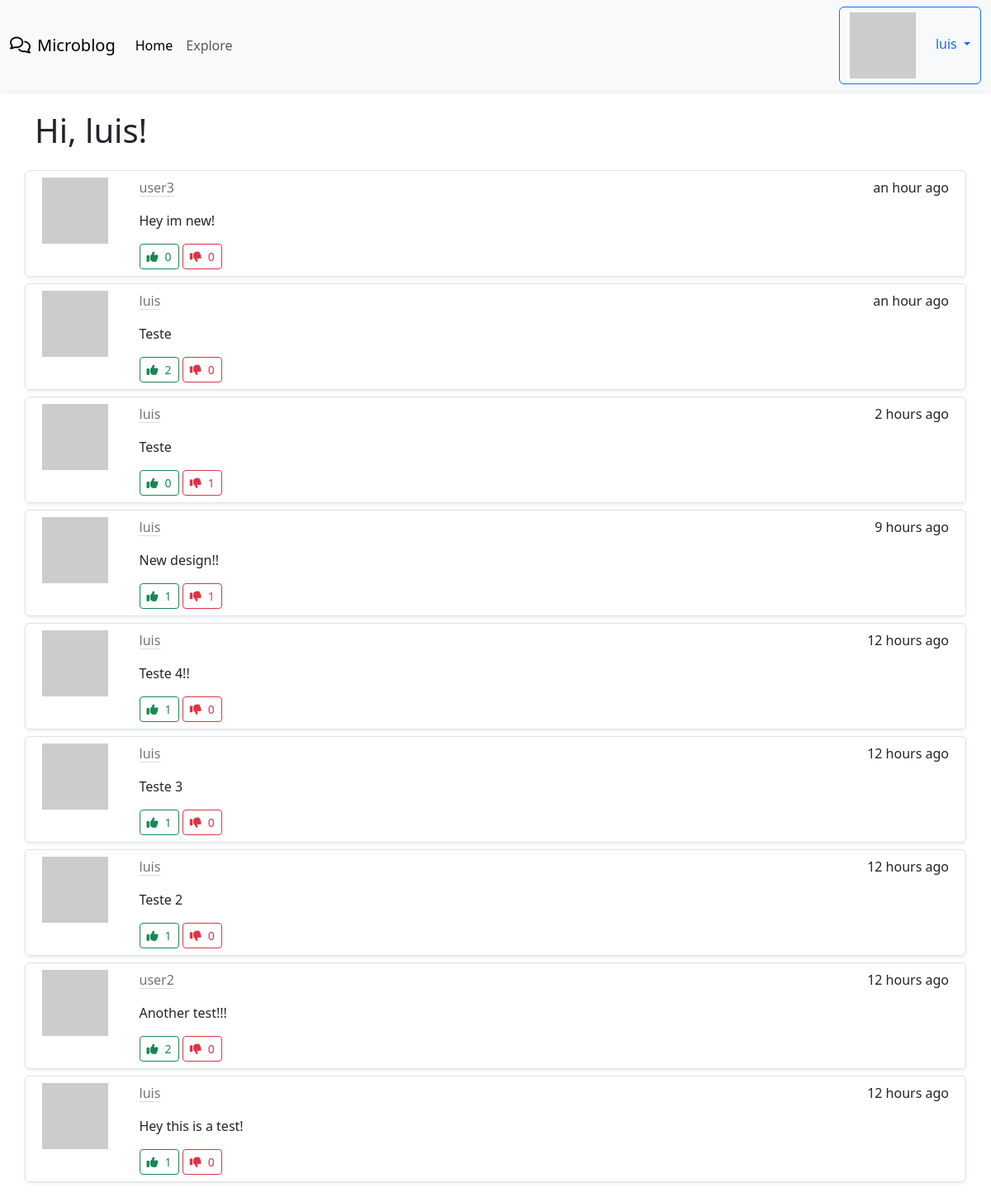
Page /explore (signed in) on the committed database.
### app/models.py (models this page shows, shortened)
class User(UserMixin, db.Model):
    id = db.Column(db.Integer, primary_key = True)
    username = db.Column(db.String(64), index = True, unique = True)
    email = db.Column(db.String(120), index = True, unique = True)
    password_hash = db.Column(db.String(128))
    posts = db.relationship('Post', backref='author', lazy='dynamic')
    about_me = db.Column(db.String(140))
    last_seen = db.Column(db.DateTime, default=datetime.utcnow)
    followed = db.relationship(
        'User', secondary=followers,
        primaryjoin=(followers.c.follower_id == id),
        secondaryjoin=(followers.c.followed_id == id),
        backref=db.backref('followers', lazy='dynamic'), lazy='dynamic'
    )
    upvotes = db.relationship('Upvote', backref='user', lazy='dynamic')
    downvotes = db.relationship('Downvote', backref='user', lazy='dynamic')
    def avatar(self, size):
        digest = md5(self.email.lower().encode('utf-8')).hexdigest()
        return 'https://www.gravatar.com/avatar/{}?d=identicon&s={}'.format(digest, size)

class Post(db.Model):
    id = db.Column(db.Integer, primary_key=True)
    body = db.Column(db.String(140))
    timestamp = db.Column(db.DateTime, index=True, default=datetime.utcnow)
    user_id = db.Column(db.Integer, db.ForeignKey('user.id'))
    language = db.Column(db.String(5))
    upvotes = db.relationship('Upvote', backref='post', lazy='dynamic')
    downvotes = db.relationship('Downvote', backref='post', lazy='dynamic')

### app/main/routes.py (the view)
@bp.route('/explore')
@login_required
def explore():
    page = request.args.get('page', 1, type=int)
    posts = Post.query.order_by(Post.timestamp.desc()).paginate(
        page=page, per_page=current_app.config['POSTS_PER_PAGE'], error_out=False)
    next_url = url_for('main.explore', page=posts.next_num) if posts.has_next else None
    prev_url = url_for('main.explore', page=posts.prev_num) if posts.has_prev else None
    return render_template("index.html", title='Explore', posts=posts.items, next_url=next_url, prev_url=prev_url )

### app/__init__.py (called while the page is built)
def get_locale():
    return request.accept_languages.best_match(current_app.config['LANGUAGES'])

### app/main/routes.py (called while the page is built)
@bp.before_request
def before_request():
    if current_user.is_authenticated:
        current_user.last_seen = datetime.utcnow()
        db.session.commit()
    g.locale = str(get_locale())

### app/models.py (called while the page is built)
@login.user_loader
def load_user(id):
    return User.query.get(int(id))

### app/templates/index.html (shortened to what this page needs)
{% extends "base.html" %}
{% block content %}
<div class="container mt-4">
  <h1>{{ _('Hi, %(username)s!', username=current_user.username) }}</h1>
  <div class="mt-4">
      {% for post in posts %}
      {% include "_post.html" %}
      {% endfor %}
  </div>
</div>
{% endblock %}

### app/templates/base.html (shortened to what this page needs)
<!doctype html>
<html lang="en">
    <head>
        {% block head %}
        {% block styles %}
            {{ bootstrap.load_css() }}
        {% endblock %}
        {% endblock %}
    </head>
    <body>
      <nav class="navbar navbar-expand-lg bg-body-tertiary shadow-sm">
        <div class="container-fluid">
          <a class="navbar-brand" href="{{ url_for('main.index') }}"><i class="fa-regular fa-comments me-2"></i>Microblog</a>
          <div class="collapse navbar-collapse" id="navbarNav">
            <ul class="navbar-nav">
              <li class="nav-item">
                <a class="nav-link active" aria-current="page" href="{{ url_for('main.index') }}">{{_('Home')}}</a>
              </li>
              <li class="nav-item">
                <a class="nav-link" href="{{ url_for('main.explore') }}">{{_('Explore')}}</a>
              </li>
            </ul>
            <ul class="navbar-nav ms-auto">
              {% if current_user.is_anonymous %}
              <li class="nav-item">
                  <a class="btn btn-primary" href="{{ url_for('auth.login') }}">{{_('Login')}}</a>
              </li>
              {% else %}
              <li class="nav-item dropdown">
                <a class="dropdown-toggle btn btn-outline-primary" href="#" role="button" data-bs-toggle="dropdown" aria-expanded="false">
                  <img class="me-4" src="{{ current_user.avatar(36) }}" />{{ current_user.username }}
                </a>
              </li>
              {% endif %}
          </ul>
          </div>
        </div>
      </nav>
      {% block content %}{% endblock %}
  </body>
</html>

### app/templates/_post.html
<div class="row border rounded shadow-sm my-2 p-2">
  <div class="col-1 d-flex align-items-center">
    <img src="{{ post.author.avatar(64) }}" class="align-self-start mr-3" alt="{{ post.author.username }} Avatar">
  </div>
  <div class="col ms-4">
    <div class="d-flex flex-row justify-content-between">
      <a class="link-secondary link-offset-2 link-underline-opacity-25 link-underline-opacity-100-hover" href="{{ url_for('main.user', username=post.author.username) }}">{{ post.author.username }}</a>
      <p>{{ moment(post.timestamp).fromNow() }}</p>
    </div>
    <p>{{ post.body }}</p>
    <form action="/upvote_post/{{post.id}}" method="POST" class="d-inline">
      <button type="submit" class="btn btn-outline-success btn-sm">
        <i class="fa-solid fa-thumbs-up me-2"></i>{{ post.upvotes.count() }}
      </button>
    </form>
    <form action="/downvote_post/{{post.id}}" method="POST" class="d-inline">
      <button type="submit" class="btn btn-outline-danger btn-sm">
        <i class="fa-solid fa-thumbs-down me-2"></i>{{ post.downvotes.count() }}
      </button>
    </form>
  </div>
</div>

### rows in the picture
User: username "luis"
Post: author.username "user3", timestamp "an hour ago", body "Hey im new!", upvotes.count "0", downvotes.count "0"
Post: author.username "luis", timestamp "an hour ago", body "Teste", upvotes.count "2", downvotes.count "0"
Post: author.username "luis", timestamp "2 hours ago", body "Teste", upvotes.count "0", downvotes.count "1"
Post: author.username "luis", timestamp "9 hours ago", body "New design!!", upvotes.count "1", downvotes.count "1"
Post: author.username "luis", timestamp "12 hours ago", body "Teste 4!!", upvotes.count "1", downvotes.count "0"
Post: author.username "luis", timestamp "12 hours ago", body "Teste 3", upvotes.count "1", downvotes.count "0"
Post: author.username "luis", timestamp "12 hours ago", body "Teste 2", upvotes.count "1", downvotes.count "0"
Post: author.username "user2", timestamp "12 hours ago", body "Another test!!!", upvotes.count "2", downvotes.count "0"
Post: author.username "luis", timestamp "12 hours ago", body "Hey this is a test!", upvotes.count "1", downvotes.count "0"
